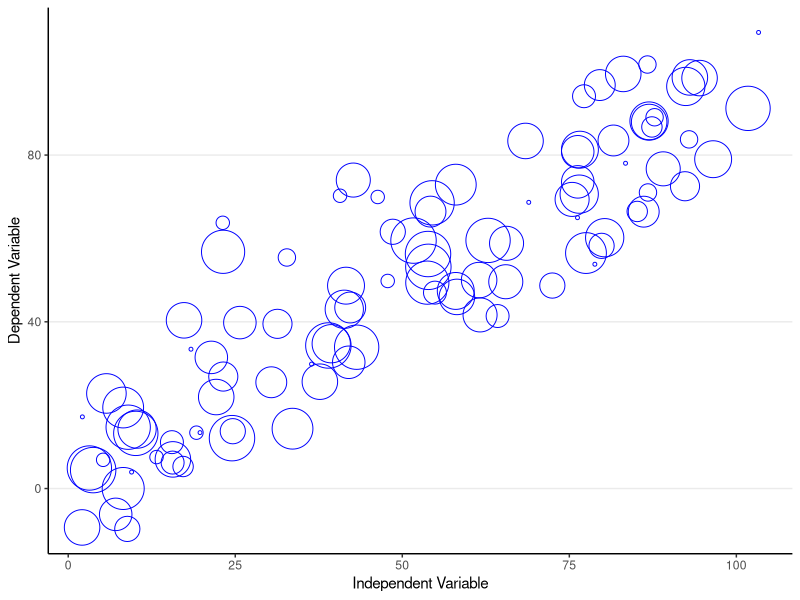

This chart was generated by the following R code:
# Scatter Plot, Bubbles

# Matteo Maggiori, Brent Neiman, and Jesse Schreger,
#   "International Currencies and Capital Allocation,"
#   Journal of Political Economy 128, no. 6 (June 2020): 2019-2066.

# Data: Generated

library(ggplot2)
output_dir="output"

# Initialise
x = NA
x[100] = NA
y = NA
y[100] = NA
val= NA
val[100] = NA

# Generate Data
for (i in 1:100){
  x[i] = i + rnorm(1,sd=10)
  y[i] = i + rnorm(1,sd=10)
  val[i] = sample(1:20,1)
}
df <- data.frame(iv = x, dv=y, value = val)

# PLot
p <- ggplot(data = df, aes(x=iv, y=dv, size=value)) +
  geom_point(shape = 1, colour = 'blue') +
  scale_size_continuous(range = c(1,15)) +
  theme_bw() +
  labs(
    x = "Independent Variable",
    y = "Dependent Variable",
    size = "Legend"
  ) + theme(
    panel.grid.minor = element_blank(),
    panel.grid.major.x = element_blank(),
    axis.line = element_line(size=0.5),
    panel.border=element_blank(),
    legend.position = "none"
  )

ggsave(path=output_dir, filename="Scatter Plot JPE 1.png", width=8, height=6)

# Save as Example
# ggsave(path='src/distribution', filename='Scatter Plot JPE 1-example.png', width=8, height=6)
